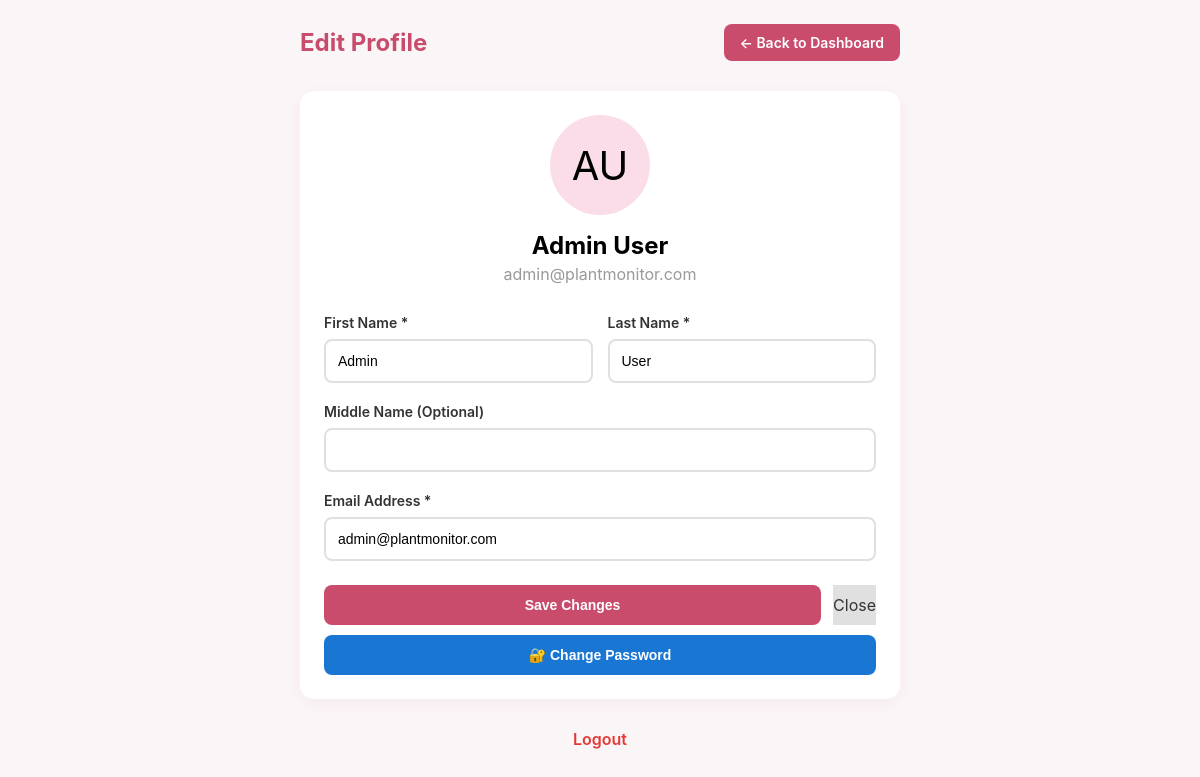
The app's page /profile.php (signed in) with its own data.
### tables this page shows
CREATE TABLE `users` (
  `id` int(11) NOT NULL,
  `first_name` varchar(100) NOT NULL,
  `middle_name` varchar(100) DEFAULT NULL,
  `last_name` varchar(100) NOT NULL,
  `username` varchar(100) NOT NULL,
  `password` varchar(255) NOT NULL,
  `email` varchar(150) NOT NULL,
  `contact_number` varchar(20) DEFAULT NULL,
  `profile_picture` longblob DEFAULT NULL,
  `role` enum('admin','user') DEFAULT 'user',
  `created_at` timestamp NOT NULL DEFAULT current_timestamp(),
  `updated_at` timestamp NOT NULL DEFAULT current_timestamp() ON UPDATE current_timestamp()
);

### session_config.php (called while the page is built, shortened)
<?php
$connection = new mysqli("localhost", "root", "", "finalprojectembedded");
function isLoggedIn() {
    return isset($_SESSION['user_id']) && !empty($_SESSION['user_id']);
}
function getCurrentUser() {
    global $connection;
    $result = $connection->query("SELECT * FROM users WHERE id = " . $_SESSION['user_id']);
    return $result->fetch_assoc();
}
?>

### profile.php (the view, shortened to what this page needs)
<?php
require 'session_config.php';
$user = getCurrentUser();
?>
<!DOCTYPE html>
<html lang="en">
<head>
</head>
<body>
    <div class="container">
        <header>
            <h1>Edit Profile</h1>
            <a href="live_dashboard.php" class="back-btn">← Back to Dashboard</a>
        </header>
        <div class="card">
            <div class="profile-header">
                <div class="profile-pic">
                    <?php echo strtoupper(substr($user['first_name'], 0, 1) . substr($user['last_name'], 0, 1)); ?>
                </div>
                <h2><?php echo htmlspecialchars($user['first_name'] . ' ' . $user['last_name']); ?></h2>
                <p style="color: #999; margin-top: 4px;"><?php echo htmlspecialchars($user['email']); ?></p>
            </div>
            <form method="POST">
                <div class="form-row">
                    <div class="form-group">
                        <label>First Name *</label>
                        <input type="text" name="first_name" value="<?php echo htmlspecialchars($user['first_name']); ?>" required>
                    </div>
                    <div class="form-group">
                        <label>Last Name *</label>
                        <input type="text" name="last_name" value="<?php echo htmlspecialchars($user['last_name']); ?>" required>
                    </div>
                </div>
                <div class="form-group">
                    <label>Middle Name (Optional)</label>
                    <input type="text" name="middle_name" value="<?php echo htmlspecialchars($user['middle_name'] ?? ''); ?>">
                </div>
                <div class="form-group">
                    <label>Email Address *</label>
                    <input type="email" name="email" value="<?php echo htmlspecialchars($user['email']); ?>" required>
                </div>
                <div class="buttons">
                    <button type="submit" class="btn-primary">Save Changes</button>
                    <a href="live_dashboard.php" class="btn-secondary" style="text-decoration: none; display: flex; align-items: center; justify-content: center;">Close</a>
                </div>
            </form>
            <button class="password-btn" onclick="openPasswordModal()">🔐 Change Password</button>
        </div>
        <div style="text-align: center; margin-top: 30px;">
            <a href="login.php?logout=1" style="color: #e53935; text-decoration: none; font-weight: 600;">Logout</a>
        </div>
    </div>
</body>
</html>

### profile.php (style rules this page uses)
* { margin: 0; padding: 0; box-sizing: border-box; }
:root { --primary: #C94C6D; --primary-light: #FADDE8; --primary-dark: #A03B57; --body-bg: #faf6f8; --card-bg: #ffffff; --shadow: 0 4px 18px rgba(201,76,109,0.07); --radius: 14px; }
body { font-family: -apple-system, BlinkMacSystemFont, 'Segoe UI', Roboto, Helvetica, Arial, sans-serif; background: var(--body-bg); min-height: 100vh; padding: 24px 16px; }
.container { max-width: 600px; margin: 0 auto; }
header { display: flex; justify-content: space-between; align-items: center; margin-bottom: 30px; }
h1 { color: var(--primary); font-size: 24px; }
.back-btn { background: var(--primary); color: white; border: none; padding: 10px 16px; border-radius: 8px; cursor: pointer; text-decoration: none; font-size: 14px; font-weight: 600; }
.card { background: var(--card-bg); border-radius: var(--radius); padding: 24px; box-shadow: var(--shadow); margin-bottom: 20px; }
.profile-header { text-align: center; margin-bottom: 30px; }
.profile-pic { width: 100px; height: 100px; border-radius: 50%; background: var(--primary-light); display: flex; align-items: center; justify-content: center; margin: 0 auto 16px; font-size: 40px; }
.form-group { margin-bottom: 20px; }
label { display: block; color: #333; font-weight: 600; margin-bottom: 8px; font-size: 14px; }
input[type="text"], input[type="email"] { width: 100%; padding: 12px; border: 2px solid #e0e0e0; border-radius: 8px; font-size: 14px; transition: border-color 0.3s; }
.form-row { display: grid; grid-template-columns: 1fr 1fr; gap: 15px; }
.buttons { display: flex; gap: 12px; margin-top: 24px; }
button { flex: 1; padding: 12px; border: none; border-radius: 8px; font-size: 14px; font-weight: 600; cursor: pointer; transition: all 0.3s; }
.btn-primary { background: var(--primary); color: white; }
.btn-secondary { background: #e0e0e0; color: #333; }
.password-btn { background: #1976d2; color: white; width: 100%; margin-top: 10px; }

### records on screen
users: first_name+last_name "AU", first_name+last_name "Admin User", email "admin@plantmonitor.com", first_name "Admin", last_name "User"
